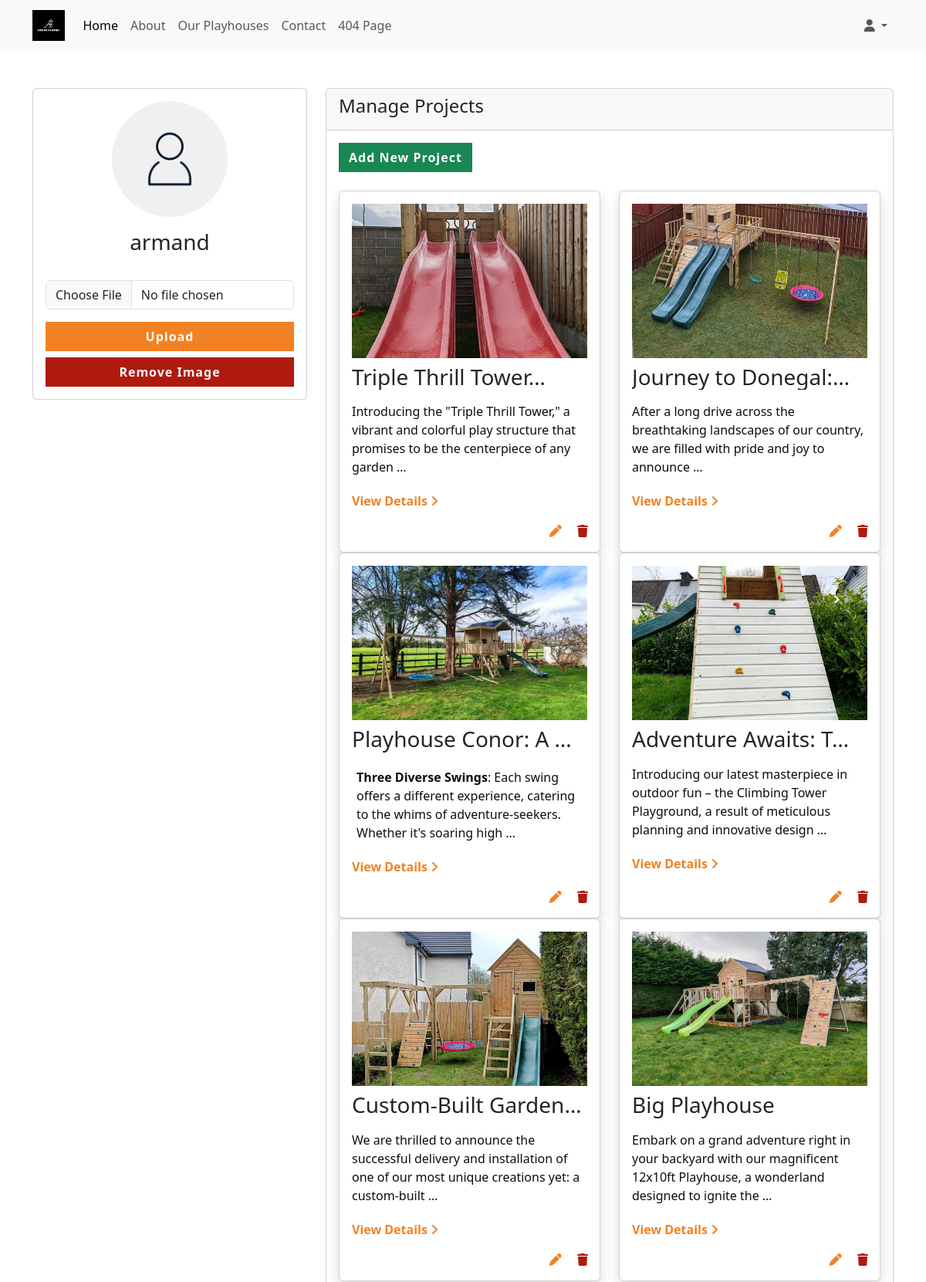
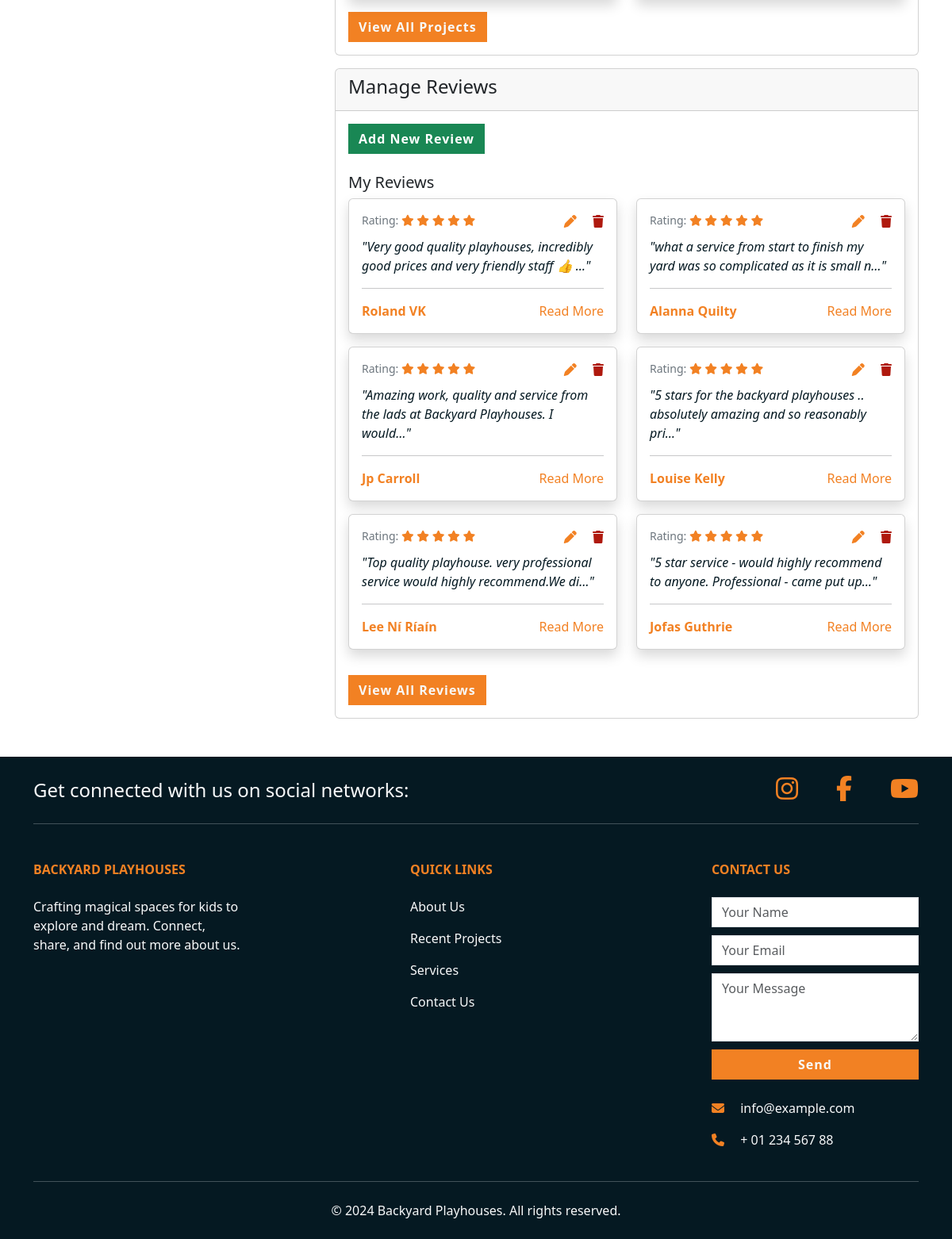
Page /profiles/profile/ (signed in) on the committed database (2 pictures, top to bottom).
### projects/models.py (models this page shows, shortened)
class Project(models.Model):
    title = models.CharField(max_length=255)
    description = models.TextField()
    date_posted = models.DateTimeField(auto_now_add=True)

class ProjectImage(models.Model):
    project = models.ForeignKey(Project, related_name='images', on_delete=models.CASCADE)
    image = models.ImageField(upload_to='project_images/')

### reviews/models.py (models this page shows, shortened)
class Review(models.Model):
    author = models.CharField(max_length=100)
    rating = models.IntegerField(default=5, choices=[(i, i) for i in range(1, 6)])
    content = models.TextField()
    date_posted = models.DateTimeField(auto_now_add=True)
    def stars(self):
        stars_html = mark_safe(''.join(['<i class="fas fa-star text-warning"></i> ' for _ in range(self.rating)]) +
                               ''.join(['<i class="far fa-star text-warning"></i> ' for _ in range(5 - self.rating)]))
        return stars_html

### profiles/views.py (the view)
# urls.py: path('profile/', profile_view, name='profile'),
@login_required
def profile_view(request):
    try:
        profile = request.user.profile
    except Profile.DoesNotExist:
        profile = Profile.objects.create(user=request.user)
    if request.method == 'POST':
        p_form = ProfileUpdateForm(request.POST, request.FILES, instance=profile)
        if p_form.is_valid():
            p_form.save()
            messages.success(request, 'Your profile image has been updated.')
            return redirect('profile')
        else:
            messages.warning(request, 'Please select an image to upload.')
    else:
        p_form = ProfileUpdateForm(instance=profile)
    recent_projects = Project.objects.all().order_by('-date_posted')[:6]
    reviews = Review.objects.all().order_by('-date_posted')[:6]
    context = {
        'p_form': p_form,
        'reviews': reviews,
        'recent_projects': recent_projects,
        }
    return render(request, 'profiles/profile.html', context)

### profiles/forms.py (shortened to what this page needs)
class ProfileUpdateForm(forms.ModelForm):
    class Meta:
        model = Profile
        fields = ['image']

### profiles/models.py (called while the page is built)
    def get_image_url(self):
        if self.image:
            return self.image.url
        else:
            return static('images/default.webp')

### profiles/templates/profiles/profile.html (shortened to what this page needs)
{% extends 'base.html' %}
{% load static %}
{% block content %}
<div class="container py-5">
    <div class="row">
        <div class="col-md-4 mb-3">
            <div class="card text-center">
                <div class="card-body">
                    {% if request.user.profile.get_image_url %}
                        <img src="{{ request.user.profile.get_image_url }}" alt="Profile Image" class="img-fluid rounded-circle mb-3" style="max-width: 150px; max-height: 150px; width: auto; height: auto;">
                    {% endif %}
                    <h3 class="card-title">{{ request.user.username }}</h3>
                    <form method="POST" enctype="multipart/form-data">
                        <div class="mb-3">
                            <input type="file" class="form-control" id="id_image" name="image">
                        </div>
                        <button type="submit" class="btn btn-primary mb-2 w-100">Upload</button>
                    </form>
                    <form method="POST" action="{% url 'profile-remove-image' %}">
                        <button type="submit" class="btn btn-danger w-100">Remove Image</button>
                    </form>
                </div>
            </div>
        </div>
        <div class="col-md-8">
            <div class="card mb-3">
                <div class="card-header">
                    <h4>Manage Projects</h4>
                </div>
                <div class="card-body">
                    <a href="{% url 'projects:add_project' %}" class="btn btn-success mb-4">Add New Project</a>
                    {% if recent_projects %}
                        <div class="row">
                            {% for project in recent_projects %}
                                <div class="col-12 col-md-6">
                                    <div class="card project-card shadow mb-2">
                                        <div class="card-body">
                                            {% with project.images.first as image %}
                                                <img src="{{ image.image.url }}" alt="{{ project.title }}" class="img-fluid mb-2">
                                            {% endwith %}
                                            <h3 class="card-title">{{ project.title|truncatechars:20 }}</h3>
                                            <p class="card-text">{{ project.description|truncatewords_html:20|safe }}</p>
                                            <div class="d-flex justify-content-between">
                                                <a href="#" class="text-warning text-decoration-none fw-bold" data-bs-toggle="modal" data-bs-target="#projectModal{{ project.id }}">View Details <i class="fa-solid fa-angle-right"></i></a>
                                                <div class="playhouse_edit_buttons">
                                                    {% if request.user.is_authenticated and request.user.is_staff %}
                                                    <a href="{% url 'projects:edit_project' project.id %}?next={{ request.path }}" class="text-warning me-3"><i class="fa-solid fa-pen"></i></a>
                                                    <a href="{% url 'projects:delete_project' project.id %}?next={{ request.path }}" class="text-danger">
                                                        <i class="fa-solid fa-trash"></i>
                                                    </a>
                                                    {% endif %}
                                                </div>
                                            </div>
                                        </div>
                                    </div>
                                </div>
                            {% endfor %}
                        </div>
                        <a href="{% url 'projects:project_list' %}" class="btn btn-primary mt-3">View All Projects</a>
                    {% else %}
                        <p>No projects found.</p>
                    {% endif %}
                </div>
            </div>
            <div class="card">
                <div class="card-header">
                    <h4>Manage Reviews</h4>
                </div>
                <div class="card-body">
                    <a href="{% url 'add_review' %}" class="btn btn-success mb-4">Add New Review</a>
                    <h5>My Reviews</h5>
                    {% if reviews %}
                        <div class="row">
                            {% for review in reviews %}
                                <div class="col-lg-6">
                                    <div class="card mb-3 shadow">
                                        <div class="card-body">
                                            <div class="testimonial-rating mb-2 d-flex justify-content-between">
                                                <small class="text-muted">Rating: {{ review.stars|safe }}</small>
                                                <div>
                                                    {% if request.user.is_authenticated and request.user.is_staff %}
                                                    <a href="{% url 'edit_review' review.id %}?next={{ request.path }}" class="text-warning me-3"><i class="fa-solid fa-pen"></i></a>
                                                    <a href="{% url 'delete_review' review.id %}?next={{ request.path }}" class="text-danger">
                                                        <i class="fa-solid fa-trash"></i>
                                                    </a>
                                                    {% endif %}
                                                </div>
                                            </div>
                                            <p class="testimonial-text">"{{ review.content|truncatechars:80 }}"</p>
                                            <hr>
                                            <div class="w-100 d-flex justify-content-between align-items-center">
                                                <p class="testimonial-author mb-0"><strong>{{ review.author }}</strong></p>
                                                {% if review.content|length > 80 %}
                                                <a class="text-warning text-decoration-none" href="#reviewModal" data-bs-toggle="modal" data-bs-target="#reviewModal" onclick="setModalContent('{{ review.content|escapejs }}')">Read More</a>
                                                {% endif %}
                                            </div>
                                        </div>
                                    </div>
                                </div>
                            {% endfor %}
                        </div>
                        <a href="{% url 'review_list' %}" class="btn btn-primary mt-3">View All Reviews</a>
                    {% else %}
                        <p class="text-muted">No reviews yet.</p>
                    {% endif %}
                </div>
            </div>
        </div>
    </div>
</div>
{% endblock %}

### static/css/style.css (style rules this page uses)
:root { --bs-primary: #007bff; --bs-secondary: #6c757d; --bs-success: #28a745; --bs-danger: #af190e; --bs-warning: #F28123; --bs-info: #17a2b8; --bs-light: #f8f9fa; --bs-dark: #051922; --bs-text-color: #212529; --bs-text-muted: #6c757d; }
body { color: var(--bs-text-color); }
.text-danger { color: var(--bs-danger) !important; }
.text-warning { color: var(--bs-warning) !important; }
.text-muted { color: var(--bs-text-muted) !important; }
.btn-primary { background-color: var(--bs-warning); border-color: var(--bs-warning); color: var(--bs-light); }
.btn-primary, .btn-secondary, .btn-danger, .btn-success { padding: 0.375rem 0.75rem; font-size: 1rem; line-height: 1.5; border-radius: 0; font-weight: bolder; letter-spacing: 1px; border-radius: 0; }
.btn-danger { background-color: var(--bs-danger); border-color: var(--bs-danger); color: var(--bs-light); }
.btn-primary, .btn-secondary, .btn-danger { padding: 0.375rem 0.75rem; font-size: 1rem; line-height: 1.5; border-radius: 0; font-weight: bolder; letter-spacing: 1px; }
.testimonial-text { font-style: italic; color: var(--bs-dark); }
.testimonial-author { font-weight: bold; color: var(--bs-warning); }
.playhouse_edit_buttons { position: absolute; bottom: 15px; right: 15px; }
.project-card img { width: 100%; height: 200px; object-fit: cover; object-position: center; }
.card-title { white-space: nowrap; overflow: hidden; text-overflow: ellipsis; }
.row { display: flex; flex-wrap: wrap; }
.project-card { display: flex; flex-direction: column; height: 100%; padding-bottom: 30px; }
.card-body { flex: 1; }

### rows in the picture
Project: images.first.image (picture), title "Triple Thrill Tower…", description "Introducing the \"Triple Thrill Tower,\" a vibrant and colorful play structure that promises to be the centerpiece of any garden …"
Project: images.first.image (picture), title "Journey to Donegal:…", description "After a long drive across the breathtaking landscapes of our country, we are filled with pride and joy to announce …"
Project: images.first.image (picture), title "Playhouse Conor: A …", description "Three Diverse Swings : Each swing offers a different experience, catering to the whims of adventure-seekers. Whether it's soaring high …"
Project: images.first.image (picture), title "Adventure Awaits: T…", description "Introducing our latest masterpiece in outdoor fun – the Climbing Tower Playground, a result of meticulous planning and innovative design …"
Project: images.first.image (picture), title "Custom-Built Garden…", description "We are thrilled to announce the successful delivery and installation of one of our most unique creations yet: a custom-built …"
Project: images.first.image (picture), title "Big Playhouse", description "Embark on a grand adventure right in your backyard with our magnificent 12x10ft Playhouse, a wonderland designed to ignite the …"
Review: content "Very good quality playhouses, incredibly good prices and very friendly staff 👍 …", author "Roland VK"
Review: content "what a service from start to finish my yard was so complicated as it is small n…", author "Alanna Quilty"
Review: content "Amazing work, quality and service from the lads at Backyard Playhouses. I would…", author "Jp Carroll"
Review: content "5 stars for the backyard playhouses .. absolutely amazing and so reasonably pri…", author "Louise Kelly"
Review: content "Top quality playhouse. very professional service would highly recommend.We di…", author "Lee Ní Ríaín"
Review: content "5 star service - would highly recommend to anyone. Professional - came put up…", author "Jofas Guthrie"

### other values in the picture
{{ request.user.username }} "armand"
